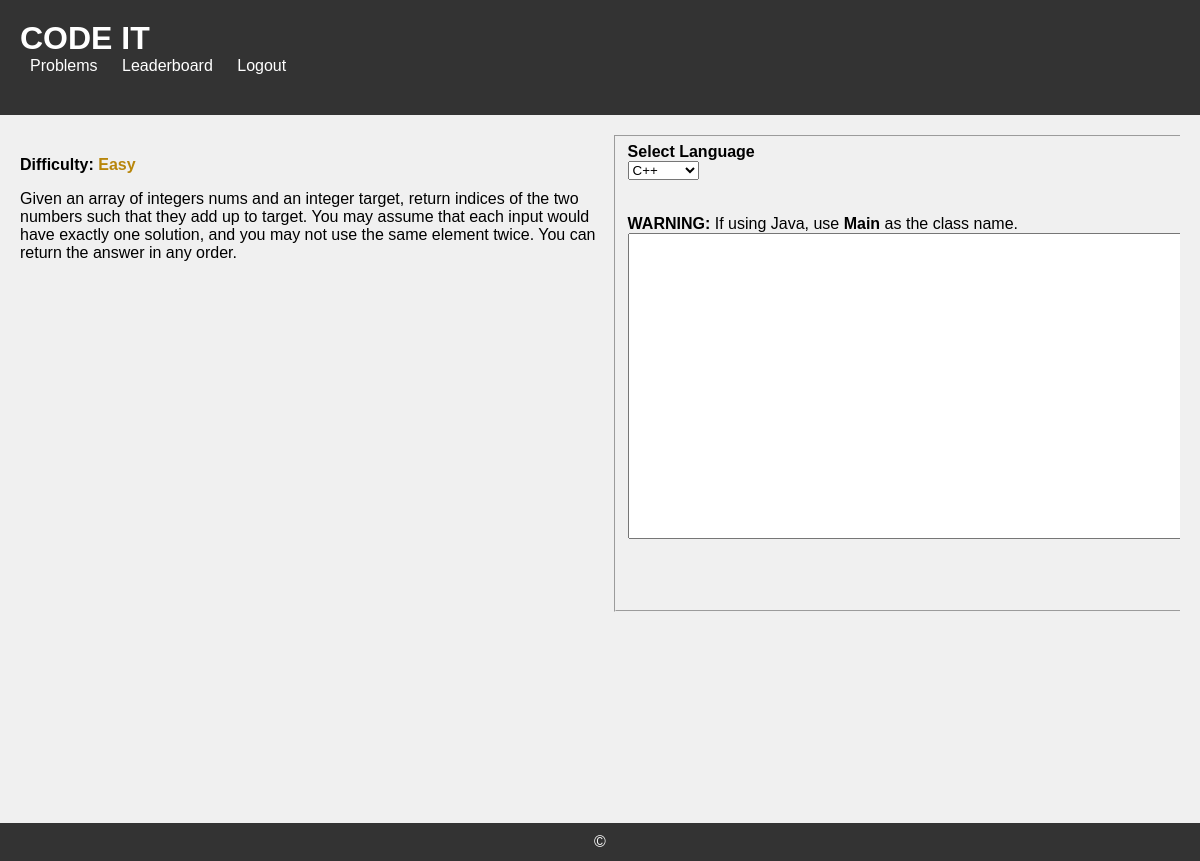
The app's page /judgeapp/problems/3/ (signed in), older data.
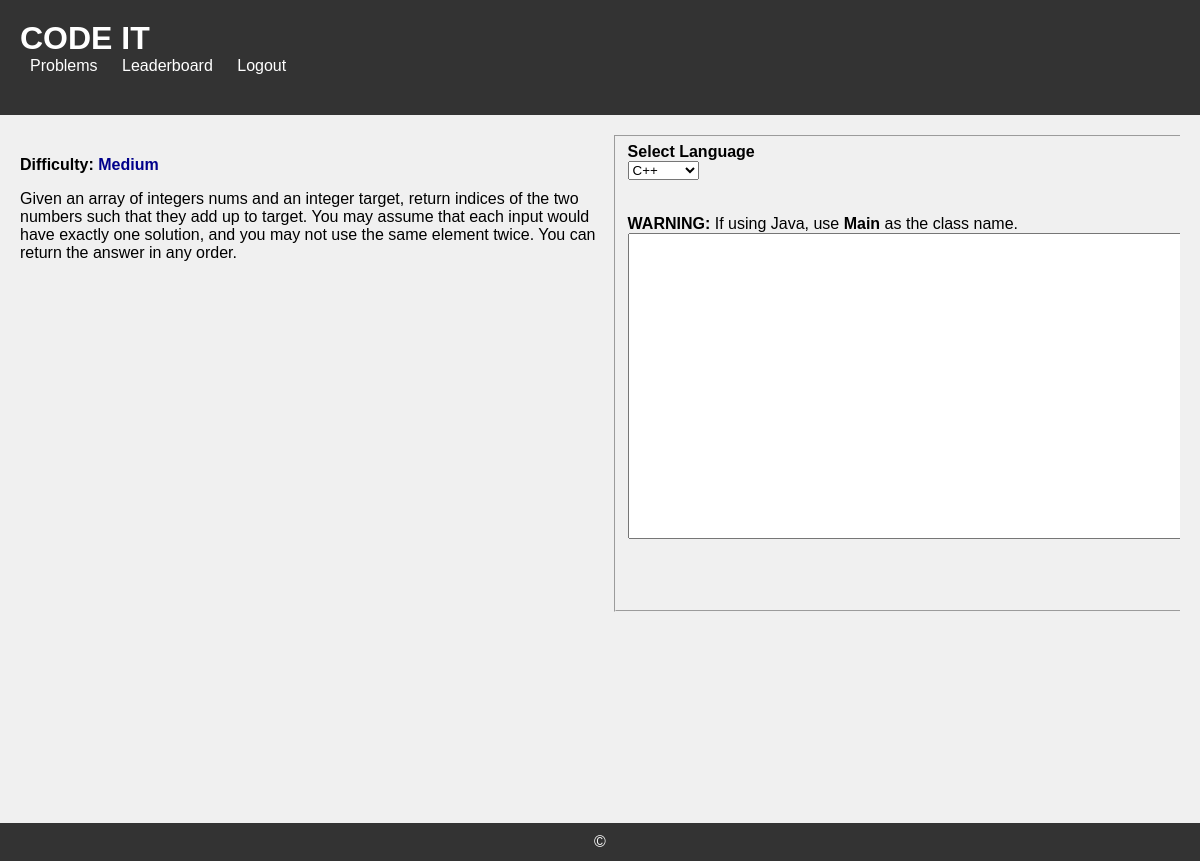
The same page, newer data.
### judgeapp/models.py (models this page shows, shortened)
class Problem(models.Model):
    TOUGHNESS = (("Easy", "Easy"), ("Medium", "Medium"), ("Tough", "Tough"))
    title = models.CharField(max_length=255)
    description = models.TextField()
    difficulty = models.CharField(max_length=50,choices=TOUGHNESS)
    time_limit = models.IntegerField(default=2, help_text="in seconds")
    memory_limit = models.IntegerField(default=128, help_text="in kb")

### judgeapp/views.py (the view)
# urls.py: path('problems/<int:problem_id>/', views.problem_detail, name='problem_detail'),
@login_required(login_url='login')
def problem_detail(request, problem_id):
    User = get_user_model()
    user_id=request.user.id
    problem = get_object_or_404(Problem, id=problem_id)
    user=User.objects.get(id=user_id)
    form = CodeForm()
    context = {'problem': problem, 'user': user, 'user_id': user_id, 'code_form': form}
    return render(request, 'problem_detail.html', context)

### judgeapp/forms.py
class CodeForm(ModelForm):
    class Meta:
        model = Submission
        fields = ['user_code']
        widgets = {'user_code' : forms.Textarea()}

### judgeapp/templates/problem_detail.html (shortened to what this page needs)
{% extends 'base.html' %}
{% block content %}
<div style="width: 100%; overflow: auto;">
    <div style="float:left; width: 50%; height: 650px; overflow: auto;">
        <b>Difficulty:</b>
        {% if problem.difficulty == "Easy" %}
        <b style="color: darkgoldenrod;">{{problem.difficulty}}</b>
        {% elif problem.difficulty == "Medium" %}
        <b style="color: darkblue;">{{problem.difficulty}}</b>
        {% else %}
        <b style="color: red;">{{problem.difficulty}}</b>
        {% endif %}
        {% autoescape off %}
        <p>{{problem.description}}</p>
        {% endautoescape %}
    </div>
    <div style="float:right; width: 49%;">
        <form action="{% url 'submit_code' problem.id %}" method="POST" enctype="multipart/form-data">
            <fieldset>
                <div>
                    <div style="float:left; width: 20%;">
                        <label><b>Select Language</b></label>
                        <select name="language" id="language" class="form-select" onchange="update_editor()">
                            <option value="C++">C++</option>
                        </select>
                    </div>
                </div>
                <br><br><br><br>
                <b>WARNING:</b> If using Java, use <b>Main</b> as the class name.
                <div id="editor-div" style="overflow: auto;">
                    <textarea data-editor="terminal" name="user_code" cols="85" rows="20" id="editor"></textarea>
                </div>
                <br>
                <div style="text-align:right; margin-right: 27px;">
                </div>
                <br>
            </fieldset>
        </form>
    </div>
</div>
<br>
{% endblock %}

Row changes from the older to the newer data that the page shows:
changed Problem: difficulty "Easy" → "Medium"
